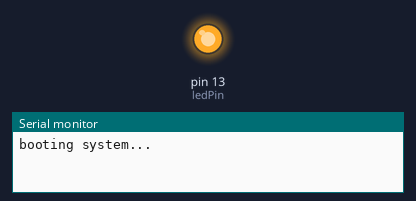
Bench run of a sketch on a simulated Arduino Uno, built for the host (arithmetic inside an expression is 32-bit, double 64-bit). Parts: output pins drawn as LEDs (lit = HIGH), the last lines printed to the serial monitor. WiFi joins after 1.5 s; servers stay silent unless stated.

Above: at 0.1 s.
At 5.5 s:
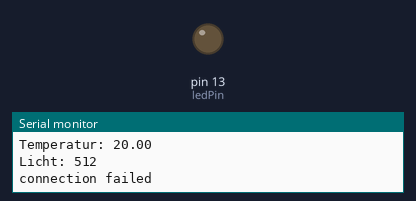
Timing chart, 0 to 7.0 s (numbered marks = the images above):
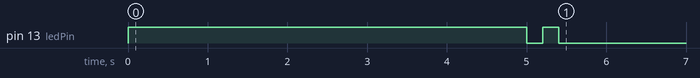

Measured:
- by itself, pin 13 (ledPin): HIGH → LOW at 5.0 s, → HIGH 0.20 s later, → LOW 0.20 s later

The sketch:

temperatur.ino
```cpp
/*

#####################################
# Janek's Temperatur #
#####################################

  Hardware:
  ---------
  - Arduino Diecimila mit ATMEGA168
  - LM35 Temperatur-Sensor (an Analog 0)

  Funktionen:
  -----------

  Versionsinfo:
  -------------

*/

#include <Ethernet.h>
#include <SPI.h>

// Arduino Ethernet Information
byte mac[] = { 0x90, 0xA2, 0xDA, 0x00, 0x63, 0xA8 };
byte ip[]  = { 192, 168, 0, 177 };
byte gateway[] = { 192, 168, 0, 1 };
byte subnet[]  = { 255, 255, 255, 0 };

// Server Information
byte server[] = { 46, 252, 18, 45 };
//byte server[] = { 192, 168, 0, 1 };
Client client(server, 80);

char host[] = "arduino.nicetrash.de";
char url[]  = "/temperature.php";
char key[] = "12345";
char c;

// Pin Configuration
int sensorPin = 0;                      // Temperature Sensor Pin
int lightPin = 1;                       // Light Sensor Pin
int ledPin = 13;         		// Power LED Pin

// Variables
float Temperatur = 0;      		// Variable für Temperatur ;-)
int temp = 0;            		// Analog-Wert
int light = 0;

void setup()
{
  pinMode(ledPin, OUTPUT);

  Serial.begin(9600);			// für Debug-Ausgaben
  Serial.println("booting system...");
  Serial.println();
  digitalWrite(ledPin, HIGH);

  Ethernet.begin(mac, ip);
  delay(5000);				// warten, bis LAN gestartet
  Serial.println("system ready");
  Serial.println();
  digitalWrite(ledPin, LOW);

  if (client.connect()) {
    Serial.println("connected");
    client.println("GET / HTTP/1.1");
    client.println("Host: nicetrash.de");
    client.println();
  } else {
    Serial.println("connection failed");
  }
}

void loop()
{

  digitalWrite(ledPin, HIGH);

  readSensor();
  client.stop();
  client.flush();

  // Daten schreiben
  sendData();

  digitalWrite(ledPin, LOW);

  delay(300000);
}

void readSensor()
{
  temp = analogRead(sensorPin);               // Analog-Wert auslesen
  light = analogRead(lightPin);               // Analog-Wert auslesen
  Temperatur = (0.4 * temp * 100.0)/1024.0;   // Berechnung der Temperatur in °C
  Serial.print("Temperatur: ");
  Serial.println(Temperatur);
  Serial.print("Licht: ");
  Serial.println(light);
}

void sendData()
{
  if(client.connect())  // Verbindung zum Server aufbauen
  {
    Serial.println("connected");

    client.print("GET ");
    client.print(url);
    client.print("?temp=");
    client.print(Temperatur);
    client.print("&light=");
    client.print(light);
    client.print("&key=");
    client.print(key);
    client.println(" HTTP/1.1");
    client.print("Host: ");
    client.println(host);
    client.println();
    Serial.println("fertig!");
  }
  else  {
    Serial.println("connection failed");
  }
}
```
